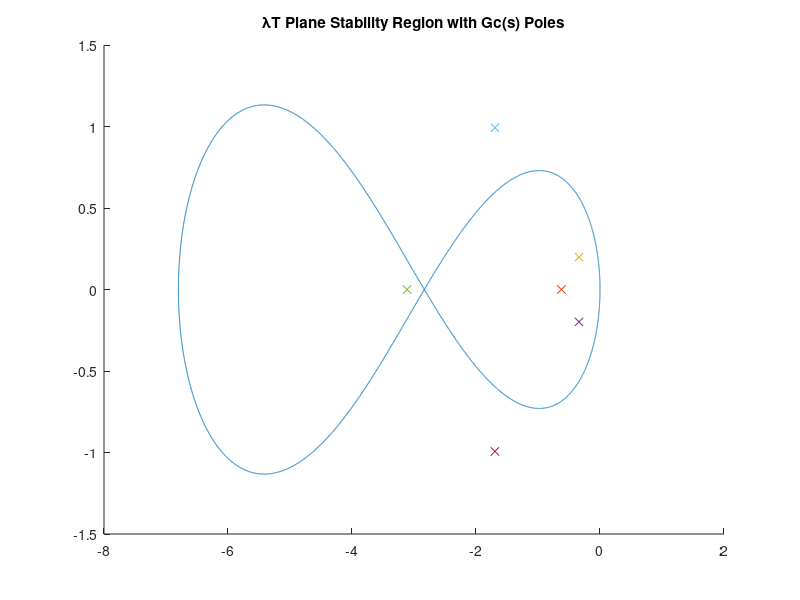
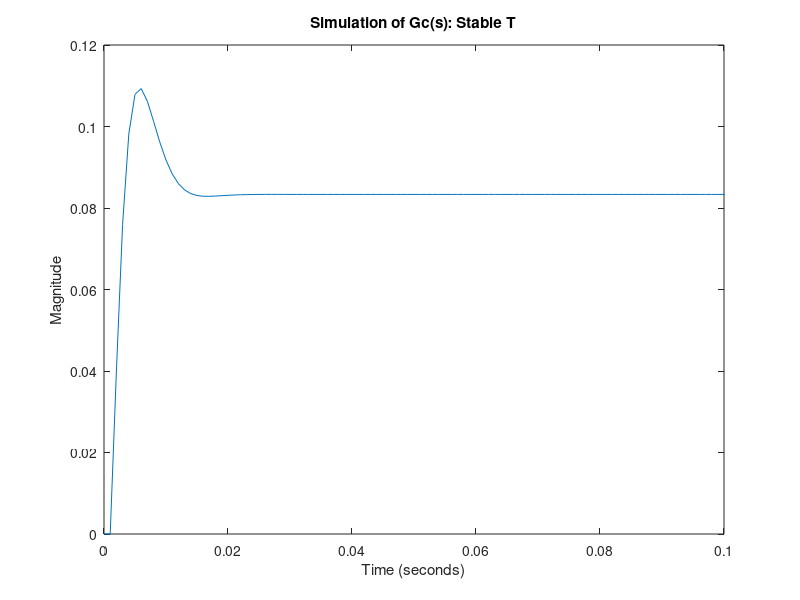

Source code (MATLAB) for these figures, in order: (Note: this script raises an error after producing the figures.)
% Midterm Exam: System Simulation
% Written by Josh Humphrey
% Problem 3

clear
b0 = (6/17);
b1 = (11/17);
N = 10000;
theta = linspace(0,2*pi,N+1);
z = exp(1i*theta);
w = (z.^2-z)./(b1*z+b0);
den_GC = [1 6.5 14.4 12];
poles_Gc = roots(den_GC)

p1_xval = -3.1115;
p1_yval = 0;
p2_xval = -1.6943;
p2_yval = 0.9931;
p3_xval = -1.6943;
p3_yval = -0.9931;
T = linspace(0,1,10);

figure(1)
hold on
plot(real(w),imag(w))
T = 0.2
plot(T*p1_xval,T*p1_yval,'x')
plot(T*p2_xval,T*p2_yval,'x')
plot(T*p3_xval,T*p3_yval,'x')

T = 1.0
plot(T*p1_xval,T*p1_yval,'x')
plot(T*p2_xval,T*p2_yval,'x')
plot(T*p3_xval,T*p3_yval,'x')
% for k = 1:10
%     title(['Predictor Stability Region; T=',num2str(T(k))])
%     plot(T(k)*p1_xval,T(k)*p1_yval,'x')
%     plot(T(k)*p2_xval,T(k)*p2_yval,'x')
%     plot(T(k)*p3_xval,T(k)*p3_yval,'x')
%     pause(1)
% end
title('\lambdaT Plane Stability Region with Gc(s) Poles')
hold  off

num = [1 1];
den = den_GC;
[A,B,C,D] = tf2ss(num,den);
t = linspace(0,10,N);

% Stable Simulation
N = 10000;
T_stable = 0.2;
xlow = 0;
xhigh = 0.1;
u = ones(1,N);
fx1 = zeros(1,N);
fx2 = zeros(1,N);
fx3 = zeros(1,N);
x1 = zeros(1,N);
x2 = zeros(1,N);
x3 = zeros(1,N);
y = zeros(1,N);

for k = 1:N-1
    fx1(k) = -6.5*x1(k)-14.4*x2(k)-12*x3(k)+u(k);
    fx2(k) = x1(k);
    fx3(k) = x2(k);
    
    x1(k+1) = x1(k) + T_stable*fx1(k);
    x2(k+1) = x2(k) + T_stable*fx2(k);
    x3(k+1) = x3(k) + T_stable*fx3(k);

    y(k) = x2(k)+x3(k);
end

figure(2)
plot(t,y)
xlim([xlow xhigh])
title('Simulation of Gc(s): Stable T')
ylabel('Magnitude')
xlabel('Time (seconds)')

% Unstable Simulation
clear
xlow = 0.9;
xhigh = 1;
N = 10000;
T_unstable = 1.0;
t = linspace(0,10,N);
u = ones(1,N);
fx1 = zeros(1,N);
fx2 = zeros(1,N);
fx3 = zeros(1,N);
x1 = zeros(1,N);
x2 = zeros(1,N);
x3 = zeros(1,N);
y = zeros(1,N);

for k = 1:N-1
    fx1(k) = -6.5*x1(k)-14.4*x2(k)-12*x3(k)+u(k);
    fx2(k) = x1(k);
    fx3(k) = x2(k);
    
    x1(k+1) = x1(k) + T_unstable*fx1(k);
    x2(k+1) = x2(k) + T_unstable*fx2(k);
    x3(k+1) = x3(k) + T_unstable*fx3(k);

    y(k) = x2(k)+x3(k);
end

figure(3)
plot(t,y)
xlim([xlow xhigh])
title('Simulation of Gc(s): Unstable T')
ylabel('Magnitude')
xlabel('Time (seconds)')
